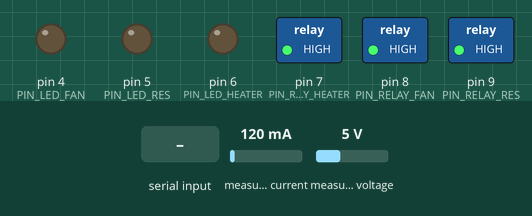
This sketch was run on a simulated Arduino Uno, built with avr-gcc and run on an emulated ATmega328P. Parts: switched loads named in the sketch (green lamp = pin HIGH), output pins drawn as LEDs (lit = HIGH). Wiring (inferred from the names in the program): INA219 current sensor at I2C address 0x40. The inputs (shaded band) are chosen by the test bench; at power-on: measured current 120 mA, measured voltage 5 V. What the sketch prints to the serial monitor is not drawn.

Above: at 1.2 s.
1.3 s: "FAN_ON\n" received over Serial
At 2.5 s:
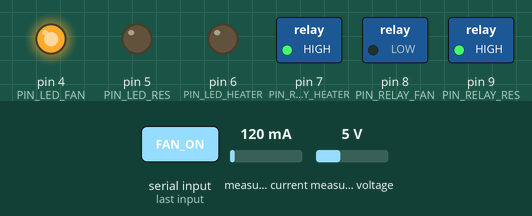
3.5 s: "RES_ON\n" received over Serial
At 4.6 s:
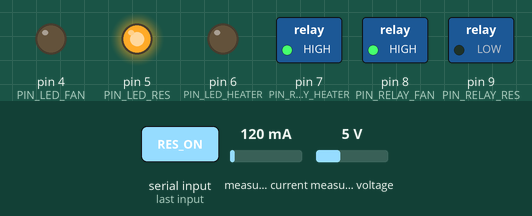
5.5 s: "HEATER_ON\n" received over Serial
At 6.8 s:
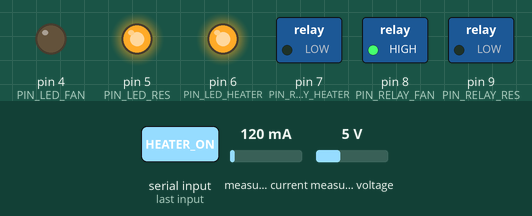
7.5 s: "RES_OFF\n" received over Serial
At 8.9 s:
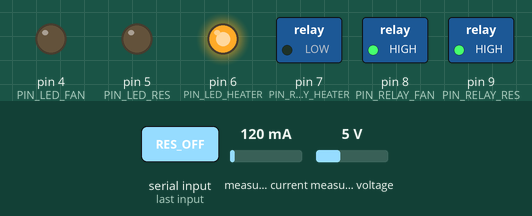
9.5 s: "FAN_ON\n" received over Serial
At 11.0 s:
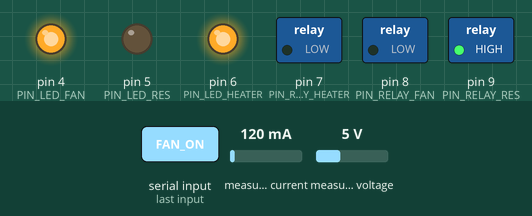
11.5 s: "FAN_OFF\n" received over Serial
At 13.2 s:
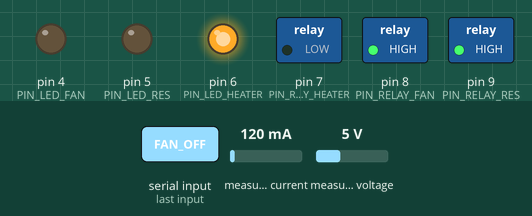
Timing chart, 0 to 14.6 s (numbered marks = the images above; inputs shaded):
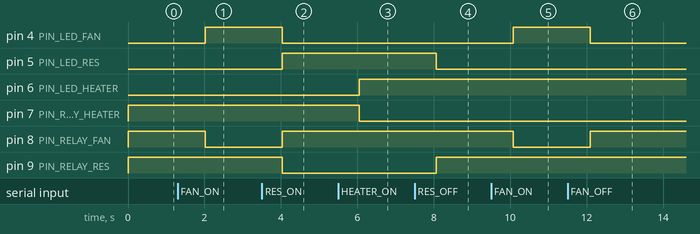

The sketch:

actu.ino
```cpp
#include <Wire.h>

// ===== Relay Pins (Active LOW) =====
const int PIN_RELAY_FAN    = 8;  // 4채널 IN1
const int PIN_RELAY_RES    = 9;  // 4채널 IN2
const int PIN_RELAY_HEATER = 7;  // 1채널

void relayOn(int pin)  { digitalWrite(pin, LOW); }
void relayOff(int pin) { digitalWrite(pin, HIGH); }

// ===== LED Pins =====
const int PIN_LED_FAN    = 4;
const int PIN_LED_RES    = 5;
const int PIN_LED_HEATER = 6;

// ===== INA219 (address 0x40) =====
const uint8_t INA219_ADDR = 0x40;
const uint8_t REG_CONFIG  = 0x00;
const uint8_t REG_BUS_V   = 0x02;
const uint8_t REG_CURRENT = 0x04;
const uint8_t REG_POWER   = 0x03;
const uint8_t REG_CALIB   = 0x05;

void writeReg16(uint8_t reg, uint16_t value) {
  Wire.beginTransmission(INA219_ADDR);
  Wire.write(reg);
  Wire.write(value >> 8);
  Wire.write(value & 0xFF);
  Wire.endTransmission();
}

int16_t readReg16(uint8_t reg) {
  Wire.beginTransmission(INA219_ADDR);
  Wire.write(reg);
  Wire.endTransmission(false);
  Wire.requestFrom(INA219_ADDR, 2);
  return (Wire.read() << 8) | Wire.read();
}

void ina219Init() {
  writeReg16(REG_CONFIG, 0x019F);
  writeReg16(REG_CALIB, 10240); // R100 기준 대표값
}

void sendAck(long deviceId, bool operate) {
  Serial.print("{\"type\":\"ack\",");
  Serial.print("\"deviceId\":"); Serial.print(deviceId); Serial.print(",");
  Serial.print("\"operate\":"); Serial.print(operate ? "true" : "false");
  Serial.println("}");
}

// ===== States =====
bool fanState = false;
bool resState = false;
bool heaterState = false;

int activeMeasureDeviceId = 2; // 2=FAN, 4=RES
double energyKwh = 0.0;
unsigned long lastMs = 0;

void setup() {
  Serial.begin(115200);

  // relay
  pinMode(PIN_RELAY_FAN, OUTPUT);
  pinMode(PIN_RELAY_RES, OUTPUT);
  pinMode(PIN_RELAY_HEATER, OUTPUT);

  relayOff(PIN_RELAY_FAN);
  relayOff(PIN_RELAY_RES);
  relayOff(PIN_RELAY_HEATER);

  // leds
  pinMode(PIN_LED_FAN, OUTPUT);
  pinMode(PIN_LED_RES, OUTPUT);
  pinMode(PIN_LED_HEATER, OUTPUT);

  digitalWrite(PIN_LED_FAN, LOW);
  digitalWrite(PIN_LED_RES, LOW);
  digitalWrite(PIN_LED_HEATER, LOW);

  // i2c
  Wire.begin();
  ina219Init();

  lastMs = millis();
}

void loop() {
  // ===== command receive =====
  if (Serial.available()) {
    String cmd = Serial.readStringUntil('\n');
    cmd.trim();

    if (cmd == "FAN_ON") {
      fanState = true;
      resState = false;          // FAN/RES 동시ON 방지
      activeMeasureDeviceId = 2; // 측정 대상 FAN
      sendAck(2, true);
    } else if (cmd == "FAN_OFF") {
      fanState = false;
      sendAck(2, true);

    } else if (cmd == "RES_ON") {
      resState = true;
      fanState = false;          // FAN/RES 동시ON 방지
      activeMeasureDeviceId = 4; // 측정 대상 RES
      sendAck(2, true);
    } else if (cmd == "RES_OFF") {
      resState = false;
      sendAck(2, true);
    } else if (cmd == "HEATER_ON") {
      heaterState = true;
      sendAck(2, true);
    } else if (cmd == "HEATER_OFF") {
      heaterState = false;
      sendAck(2, true);
    }
  }

  // ===== relay apply =====
  if (fanState) relayOn(PIN_RELAY_FAN); else relayOff(PIN_RELAY_FAN);
  if (resState) relayOn(PIN_RELAY_RES); else relayOff(PIN_RELAY_RES);
  if (heaterState) relayOn(PIN_RELAY_HEATER); else relayOff(PIN_RELAY_HEATER);

  // ===== LED apply =====
  digitalWrite(PIN_LED_FAN, fanState ? HIGH : LOW);
  digitalWrite(PIN_LED_RES, resState ? HIGH : LOW);
  digitalWrite(PIN_LED_HEATER, heaterState ? HIGH : LOW);

  // ===== INA219 read =====
  float V=0, A=0, W=0;

  uint16_t rawBus = (uint16_t)readReg16(REG_BUS_V);
  V = (rawBus >> 3) * 0.004f;

  int16_t rawCur = readReg16(REG_CURRENT);
  A = rawCur * 0.0001f;

  int16_t rawPow = readReg16(REG_POWER);
  W = rawPow * 0.002f;

  // ===== kWh integrate =====
  unsigned long now = millis();
  double dt_h = (now - lastMs) / 3600000.0;
  lastMs = now;

  if ((fanState || resState) && W > 0 && dt_h > 0) {
    energyKwh += (W * dt_h) / 1000.0;
  }

  // ===== JSON output =====
  Serial.print("{");
  Serial.print("\"fan\":"); Serial.print(fanState ? "true" : "false"); Serial.print(",");
  Serial.print("\"res\":"); Serial.print(resState ? "true" : "false"); Serial.print(",");
  Serial.print("\"heater\":"); Serial.print(heaterState ? "true" : "false"); Serial.print(",");
  Serial.print("\"measureDeviceId\":"); Serial.print(activeMeasureDeviceId); Serial.print(",");
  Serial.print("\"voltage\":"); Serial.print(V,3); Serial.print(",");
  Serial.print("\"current\":"); Serial.print(A,4); Serial.print(",");
  Serial.print("\"power\":"); Serial.print(W,3); Serial.print(",");
  Serial.print("\"energyKwh\":"); Serial.print(energyKwh, 6);
  Serial.println("}");

  delay(1000);
}
```

Measured:
- after the input at 1.3 s, pin 4 (PIN_LED_FAN): LOW → HIGH after 0.72 s; pin 8 (PIN_RELAY_FAN): HIGH → LOW after 0.72 s
- after the input at 3.5 s, pin 4 (PIN_LED_FAN), pin 9 (PIN_RELAY_RES): HIGH → LOW after 0.53 s; pin 5 (PIN_LED_RES), pin 8 (PIN_RELAY_FAN): LOW → HIGH after 0.53 s
- after the input at 5.5 s, pin 6 (PIN_LED_HEATER): LOW → HIGH after 0.55 s; pin 7 (PIN_RELAY_HEATER): HIGH → LOW after 0.55 s
- after the input at 7.5 s, pin 5 (PIN_LED_RES): HIGH → LOW after 0.57 s; pin 9 (PIN_RELAY_RES): LOW → HIGH after 0.57 s
- after the input at 9.5 s, pin 4 (PIN_LED_FAN): LOW → HIGH after 0.58 s; pin 8 (PIN_RELAY_FAN): HIGH → LOW after 0.58 s
- after the input at 11.5 s, pin 4 (PIN_LED_FAN): HIGH → LOW after 0.60 s; pin 8 (PIN_RELAY_FAN): LOW → HIGH after 0.60 s
